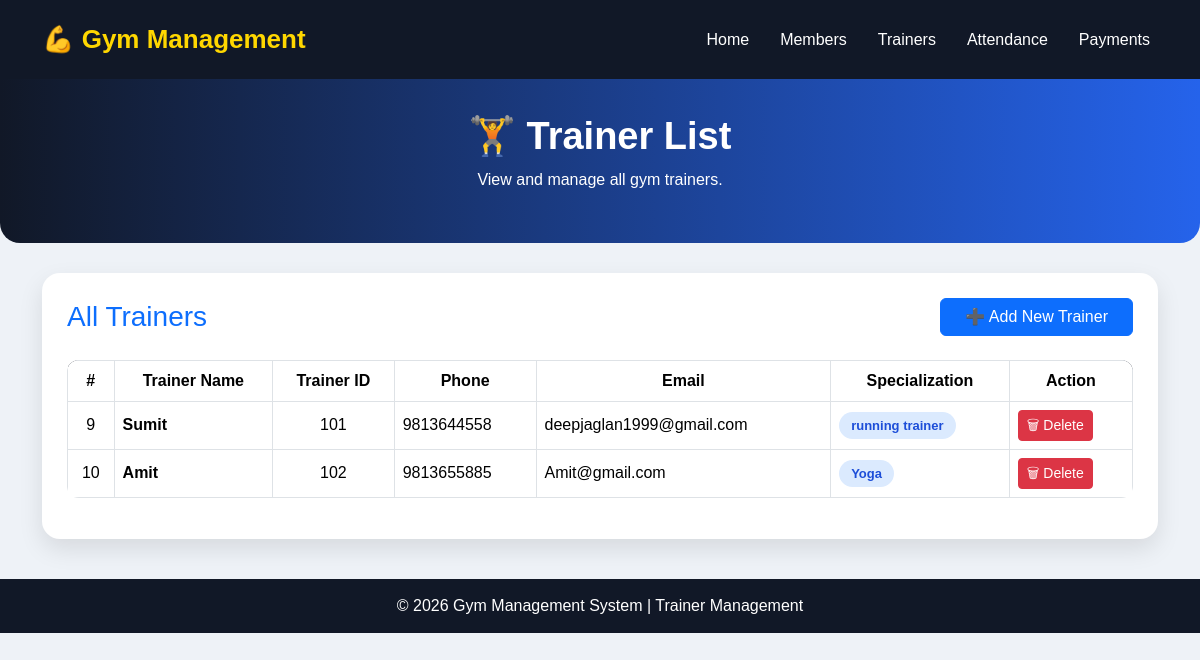
Screenshot of /trainers/ with the database file from the repository.
### gym/models.py (models this page shows, shortened)
class Trainer(models.Model):
    name = models.CharField(max_length=100)
    trainer_id = models.CharField(max_length=20)
    phone = models.CharField(max_length=15)
    email = models.EmailField()
    specialization = models.CharField(max_length=100)

### gym/views.py (the view)
# urls.py: path("trainers/", views.trainer_list, name="trainer_list"),
def trainer_list(request):
    trainers = Trainer.objects.all()
    return render(request, "trainer_list.html", {"trainers": trainers})

### gym/templates/trainer_list.html (shortened to what this page needs)
<!DOCTYPE html>
<html lang="en">
<head>
    <link href="https://cdn.jsdelivr.net/npm/bootstrap@5.3.7/dist/css/bootstrap.min.css" rel="stylesheet">
</head>
<body>
<nav class="navbar navbar-expand-lg navbar-dark">
    <div class="container">
        <a class="navbar-brand" href="/">💪 Gym Management</a>
        <div class="navbar-nav ms-auto">
            <a class="nav-link" href="/">Home</a>
            <a class="nav-link" href="/member/">Members</a>
            <a class="nav-link" href="/trainers/">Trainers</a>
            <a class="nav-link" href="/attendance-list/">Attendance</a>
            <a class="nav-link" href="/payment-list/">Payments</a>
        </div>
    </div>
</nav>
<div class="page-header">
    <h1>🏋️ Trainer List</h1>
    <p>View and manage all gym trainers.</p>
</div>
<div class="container">
    <div class="table-card">
        <div class="d-flex justify-content-between align-items-center mb-4 flex-wrap gap-2">
            <h3 class="text-primary mb-0">All Trainers</h3>
            <a href="/add-trainer/" class="btn btn-primary px-4">
                ➕ Add New Trainer
            </a>
        </div>
        <div class="table-responsive">
            <table class="table table-hover table-bordered align-middle">
                <thead>
                    <tr class="text-center">
                        <th>#</th>
                        <th>Trainer Name</th>
                        <th>Trainer ID</th>
                        <th>Phone</th>
                        <th>Email</th>
                        <th>Specialization</th>
                        <th>Action</th>
                    </tr>
                </thead>
                <tbody>
                {% for trainer in trainers %}
                <tr>
                    <td class="text-center">{{ trainer.id }}</td>
                    <td>
                        <strong>{{ trainer.name }}</strong>
                    </td>
                    <td class="text-center">
                        {{ trainer.trainer_id }}
                    </td>
                    <td>{{ trainer.phone }}</td>
                    <td>{{ trainer.email }}</td>
                    <td>
                        <span class="specialization">
                            {{ trainer.specialization }}
                        </span>
                    </td>
                    <td>
                        <a href="/delete-trainer/{{ trainer.id }}/"
                        class="btn btn-danger btn-sm"
                        onclick="return confirm('Are you sure you want to delete this trainer?')">
                            🗑 Delete
                        </a>
                    </td>
                </tr>
                {% empty %}
                <tr>
                    <td colspan="7" class="text-center text-danger fw-bold p-4">
                        No Trainers Found
                    </td>
                </tr>
                {% endfor %}
                </tbody>
            </table>
        </div>
    </div>
</div>
<footer>
    © 2026 Gym Management System | Trainer Management
</footer>
</body>
</html>

### gym/templates/trainer_list.html (style rules this page uses)
body { background:#eef2f7; font-family:Arial, Helvetica, sans-serif; }
.navbar { background:#111827 !important; padding:15px; }
.navbar-brand { color:#FFD700 !important; font-size:26px; font-weight:bold; }
.nav-link { color:white !important; margin-left:15px; font-weight:500; }
.page-header { background:linear-gradient(90deg,#111827,#2563eb); color:white; padding:35px; text-align:center; border-radius:0 0 20px 20px; margin-bottom:30px; }
.page-header h1 { font-size:38px; font-weight:bold; }
.table-card { background:white; padding:25px; border-radius:18px; box-shadow:0 10px 25px rgba(0,0,0,.1); }
.table { border-radius:12px; overflow:hidden; }
.table thead { background:#111827; color:white; }
td,th { vertical-align:middle; }
.specialization { background:#dbeafe; color:#1d4ed8; padding:6px 12px; border-radius:20px; font-size:13px; font-weight:600; }
footer { background:#111827; color:white; text-align:center; padding:15px; margin-top:40px; }

### rows the page displays
Trainer: id "9", name "Sumit", trainer_id "101", phone "9813644558", email "deepjaglan1999@gmail.com", specialization "running trainer"
Trainer: id "10", name "Amit", trainer_id "102", phone "9813655885", email "Amit@gmail.com", specialization "Yoga"
